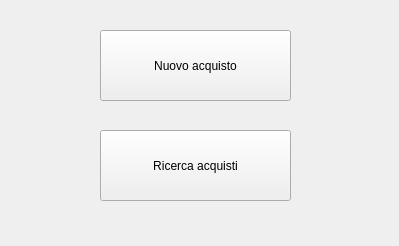
<?xml version="1.0" encoding="UTF-8"?>
<ui version="4.0">
 <class>MainAcquisto</class>
 <widget class="QWidget" name="MainAcquisto">
  <property name="geometry">
   <rect>
    <x>0</x>
    <y>0</y>
    <width>399</width>
    <height>246</height>
   </rect>
  </property>
  <property name="windowTitle">
   <string>Acquisti</string>
  </property>
  <widget class="QPushButton" name="btn_nuovo">
   <property name="geometry">
    <rect>
     <x>100</x>
     <y>30</y>
     <width>191</width>
     <height>71</height>
    </rect>
   </property>
   <property name="text">
    <string>Nuovo acquisto</string>
   </property>
  </widget>
  <widget class="QPushButton" name="btn_ricerca">
   <property name="geometry">
    <rect>
     <x>100</x>
     <y>130</y>
     <width>191</width>
     <height>71</height>
    </rect>
   </property>
   <property name="text">
    <string>Ricerca acquisti</string>
   </property>
  </widget>
 </widget>
 <resources/>
 <connections/>
</ui>
